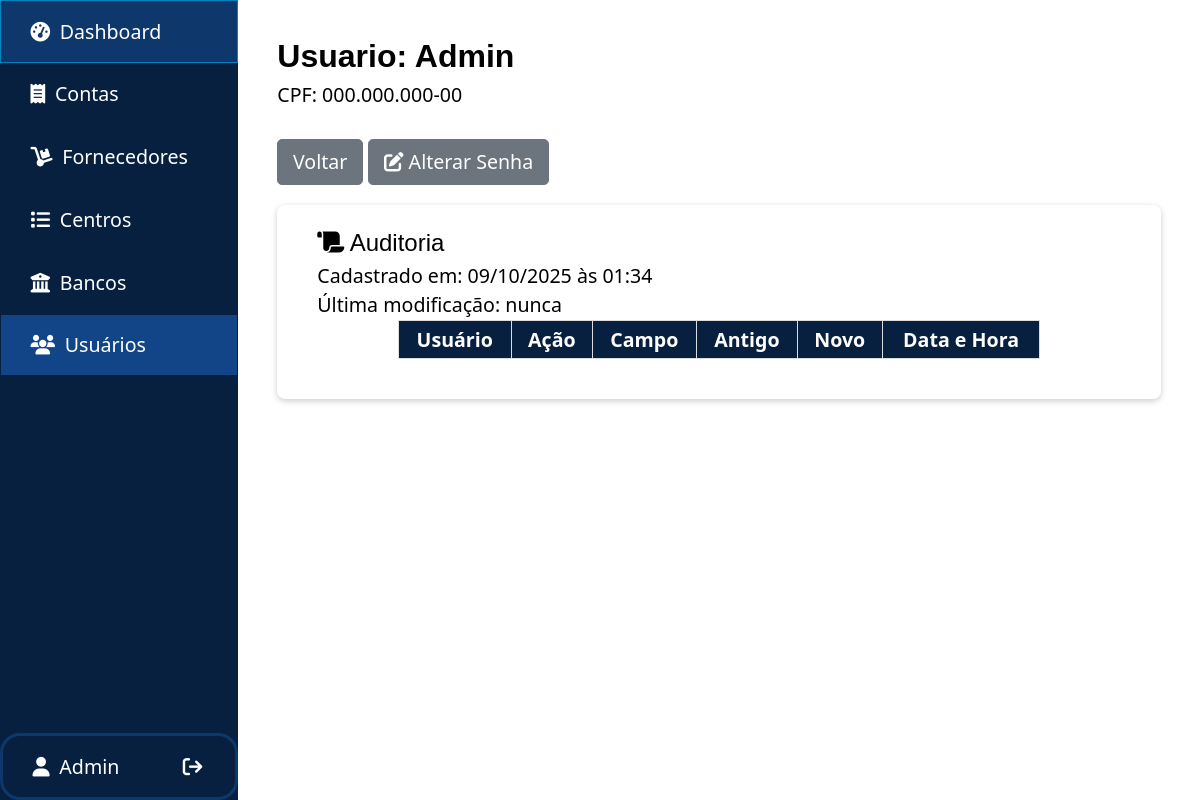
The page /usuarios/detalhar/1 (signed in) on the database its author committed.
### tables this page shows
CREATE TABLE usuario(
    id SMALLINT UNSIGNED AUTO_INCREMENT PRIMARY KEY,
    cpf VARCHAR(11) UNIQUE NOT NULL,
    nome VARCHAR(45) NOT NULL,
    senha VARCHAR(255) NOT NULL,
    data_criacao DATETIME NOT NULL DEFAULT NOW(),
    data_edicao DATETIME ON UPDATE NOW(),
    `enabled` TINYINT NOT NULL DEFAULT 1
);

### src/Controllers/Usuarios.php (called while the page is built, shortened)
<?php
class Usuarios
{
    private int $id;
    function __construct(string $view = 'index', string $param = '')
    {
        if (strlen($param) > 0) {
            $id = filter_var($param, FILTER_VALIDATE_INT);
            if ($id) {
                $this->id = $id;
            } else {
                $_SESSION['message'] = ['Usuario não encontrado', 'fail'];
                header('Location: ' . $_ENV['BASE_URL'] . '/usuarios');
                exit;
            }
        }
        $this->loadView($view);
    }
    private function loadView(string $view): void
    {
        if (isset($this->id)) {
            $usuario = Usuario::getById($this->id);
        }
        include 'templates/header.php';
        include "src/Views/usuarios/$view.php";
        include 'templates/footer.php';
    }
}

### loadController.php (called while the page is built, shortened)
<?php
$url = explode('/', rtrim(filter_input(INPUT_GET, 'url', FILTER_DEFAULT), '/'), 5);
$controller = str_replace(' ', '', ucwords(str_replace('-', ' ', strtolower(array_shift($url)))));
new ($c)(...$url);

### index.php (called while the page is built, shortened)
<?php
include "loadController.php";

### src/Models/Database.php (called while the page is built, shortened)
<?php
class Database
{
    private static ?PDO $conn = null;
    public static function getConnection(): PDO
    {
        if (self::$conn == null) {
            try {
                self::$conn = new PDO(
                    "mysql:dbname={$_ENV['DB_NAME']};host={$_ENV['HOST_NAME']};charset=utf8mb4",
                    $_ENV['DB_USERNAME'],
                    $_ENV['DB_PASSWORD'],
                    [PDO::ATTR_ERRMODE => PDO::ERRMODE_EXCEPTION]
                );
            } catch (PDOException $e) {
                Logger::error('Erro de banco de dados', ['PDOException' => $e->getMessage()]);
                $_SESSION['message'] = ['Houve um erro sério, favor contatar o desenvolvedor do sistema', 'fail'];
                exit;
            }
        }
        return self::$conn;
    }
    public static function getById(string $table, int $id): array|false
    {
        $stmt = self::getConnection()->query("SELECT * FROM $table WHERE id = $id");
        return $stmt->fetch(PDO::FETCH_ASSOC);
    }
}

### src/Models/Usuario.php (called while the page is built, shortened)
<?php
class Usuario
{
    public function __construct(
        private int $id,
        private string $cpf,
        private string $nome,
        private string $senha,
        private string $data_criacao,
        private string|null $data_edicao,
        private bool $enabled
    ) {
        $this->nome = htmlspecialchars($this->nome, ENT_QUOTES, 'UTF-8', false);
    }
    public function getId()
    {
        return $this->id;
    }
    public function getMaskedCpf(): string
    {
        return Cpf::maskCpf($this->cpf);
    }
    public function getNome()
    {
        return $this->nome;
    }
    public function getData_criacao()
    {
        return $this->data_criacao;
    }
    public function getData_edicao()
    {
        return $this->data_edicao;
    }
    public static function getById(int $id): Usuario
    {
        $usuario = Database::getById('usuario', $id);
        extract($usuario);
        return new Usuario($id, $cpf, $nome, $senha, $data_criacao, $data_edicao, $enabled);
    }
}

### src/Controllers/Services/Cpf.php (called while the page is built, shortened)
<?php
class Cpf
{
    public static function maskCpf(string $unmaskedCpf): string
    {
        $chunks = str_split($unmaskedCpf, 3);
        return $chunks[0] . '.' . $chunks[1] . '.' . $chunks[2] . '-' . $chunks[3];
    }
}

### src/Views/usuarios/detalhar.php (the view, shortened to what this page needs)
<?php
$data_criacao = DateTime::createFromFormat("Y-m-d H:i:s", $usuario->getData_criacao());
if ($usuario->getData_edicao() != null) {
    $data_edicao = DateTime::createFromFormat("Y-m-d H:i:s", $usuario->getData_edicao());
    $data_edicao = $data_edicao->format("d/m/Y \à\s H:i");
} else {
    $data_edicao = 'nunca';
}
?>
<h1>Usuario: <?= $usuario->getNome() ?></h1>
CPF: <?= $usuario->getMaskedCpf() ?> <br>
<br>
<a class="btn btn-secondary" href="<?= $_ENV['BASE_URL'] ?>/usuarios">Voltar</a> <?php if ($_SESSION['usuario_id'] == $usuario->getId() || $_SESSION['usuario_id'] == 1): ?>
<a class="btn btn-secondary" href="<?= $_ENV['BASE_URL'] ?>/usuarios/alterar-senha/<?= $usuario->getId() ?>"><i class="fa-solid fa-pen-to-square"></i> Alterar Senha</a> <?php endif; ?>
<?php include 'templates/auditoria.php'; ?>

### templates/header.php (shortened to what this page needs)
<!DOCTYPE html>
<html lang="pt-br">
<head>
    <link rel="stylesheet" href="<?= $_ENV['BASE_URL'] ?>/public/css/reset.css">
    <link rel="stylesheet" href="<?= $_ENV['BASE_URL'] ?>/public/css/style.css">
    <link rel="stylesheet" href="<?= $_ENV['BASE_URL'] ?>/public/css/bsbuttons.css">
    <link rel="stylesheet" href="https://cdnjs.cloudflare.com/ajax/libs/font-awesome/6.4.0/css/all.min.css">
    <link href="https://cdn.jsdelivr.net/npm/select2@4.1.0-rc.0/dist/css/select2.min.css" rel="stylesheet" />
</head>
<body>
    <div id="main-layout">
        <div id="sidebar">
            <?php
            $controller = explode('/', $_SERVER['QUERY_STRING'])[0];
            $controller = str_replace('url=', '', $controller);
            $menuItems = [
                'dashboard' => ['icon' => 'fas fa-tachometer-alt', 'label' => 'Dashboard'],
                'contas' => ['icon' => 'fa-solid fa-receipt', 'label' => 'Contas'],
                'fornecedores' => ['icon' => 'fa-solid fa-dolly', 'label' => 'Fornecedores'],
                'centros-de-custo' => ['icon' => 'fa-solid fa-list', 'label' => 'Centros'],
                'bancos' => ['icon' => 'fa-solid fa-building-columns', 'label' => 'Bancos'],
                'usuarios' => ['icon' => 'fa-solid fa-users', 'label' => 'Usuários']
            ];
            foreach ($menuItems as $item => $info) {
                $selected = $controller == $item ? "style='background-color: hsl(214, 77%, 30%)'" : '';
                echo "<a href='" . $_ENV['BASE_URL'] . "/$item' $selected><i class='{$info['icon']}'></i><span class='link-text'>{$info['label']}</span></a>";
            }
            ?>
            <div id="sidebar-actions">
                <a id="user" href="<?= $_ENV['BASE_URL'] ?>/usuarios/detalhar/<?= $_SESSION['usuario_id'] ?>"><i class="fa-solid fa-user"></i><?= $_SESSION['usuario_nome'] ?></a>
                <a id="logout" href="<?= $_ENV['BASE_URL'] ?>/login/sair"><i class="fa-solid fa-arrow-right-from-bracket"></i></a>
            </div>
        </div>
        <div id="content">

### templates/auditoria.php (shortened to what this page needs)
<div class="section">
    <h2><i class="fa-solid fa-scroll"></i> Auditoria</h2>
    <?php
    echo "Cadastrado em: " . $data_criacao->format("d/m/Y \à\s H:i");
    if (isset($data_edicao)) {
        echo "<br>Última modificação: $data_edicao";
    }
    ?>
    <div class="table-section">
        <table id="audit-table" class="non-clickable-table">
            <tr>
                <th>Usuário</th>
                <th>Ação</th>
                <th>Campo</th>
                <th>Antigo</th>
                <th>Novo</th>
                <th>Data e Hora</th>
            </tr>
        </table>
    </div>
</div>

### templates/footer.php (shortened to what this page needs)
        </div>
    </div>
</body>
</html>

### public/css/style.css (style rules this page uses)
:root { --clr-dark-blue: hsl(214, 77%, 14%); --clr-blue-hover: hsl(214, 77%, 24%); --clr-white: #ffffff; font-size: clamp(16px, 1rem + 0.3vw, 24px); width: 100%; overflow-x: hidden; }
body { font-family: system-ui, -apple-system, BlinkMacSystemFont, "Segoe UI", Roboto, Oxygen, Ubuntu, Cantarell, "Open Sans", "Helvetica Neue", sans-serif; margin: 0; padding: 0; line-height: 1.5; overflow-x: hidden; }
table { margin: auto; width: 80%; }
table, th, td { border: 1px solid #ddd; padding: 0.2rem 0.6rem; text-align: center; }
th { font-weight: 600; background-color: var(--clr-dark-blue); color: var(--clr-white); }
h1 { margin-top: 1em; font-family: Arial, Helvetica, sans-serif; font-size: 32px; font-weight: 600; }
h2 { font-family: Arial, Helvetica, sans-serif; font-size: 24px; font-weight: 500; }
.section { background: white; padding: 40px; padding-top: 20px; margin-top: 20px; border-radius: 8px; box-shadow: 0 2px 6px rgba(0, 0, 0, 0.2); align-content: center; }
.table-section { overflow-x: auto; }
#main-layout { display: flex; min-height: 100vh; height: 100vh; }
#sidebar { display: flex; flex-direction: column; position: sticky; top: 0; background-color: var(--clr-dark-blue); width: 16.5rem; flex-shrink: 1; height: 100vh; transition: width 0.3s ease-in-out; color: var(--clr-white); z-index: 1000; }
#sidebar a { text-decoration: none; display: flex; align-items: center; padding: 0.8em 1.5rem; color: inherit; gap: 0.5rem; border: 1px solid var(--clr-dark-blue); }
#sidebar-actions { margin-top: auto; border: 3px solid var(--clr-blue-hover); border-radius: 20px; display: flex; }
#sidebar-actions a { border: 0; }
#user { width: 80%; }
#logout { width: 20%; }
#content { width: 100%; padding: 0 2rem; overflow-y: auto; height: 100vh; }

### public/css/bsbuttons.css (style rules this page uses)
.btn { display: inline-block; font-weight: 400; line-height: 1.5; color: #212529; text-align: center; text-decoration: none; vertical-align: middle; cursor: pointer; user-select: none; background-color: transparent; border: 1px solid transparent; padding: 0.375rem 0.75rem; font-size: 1rem; border-radius: 0.25rem; transition: color 0.15s ease-in-out, background-color 0.15s ease-in-out, border-color 0.15s ease-in-out, box-shadow 0.15s ease-in-out; }
.btn-secondary { color: #fff; background-color: #6c757d; border-color: #6c757d; }

### rows shown on the page
usuario: nome "Admin", cpf "000.000.000-00", data_criacao "09/10/2025 às 01:34", data_edicao "nunca"

### other values the page prints
$info['label'] "Dashboard"
$info['label'] "Contas"
$info['label'] "Fornecedores"
$info['label'] "Centros"
$info['label'] "Bancos"
$info['label'] "Usuários"
$_SESSION['usuario_nome'] "Admin"
